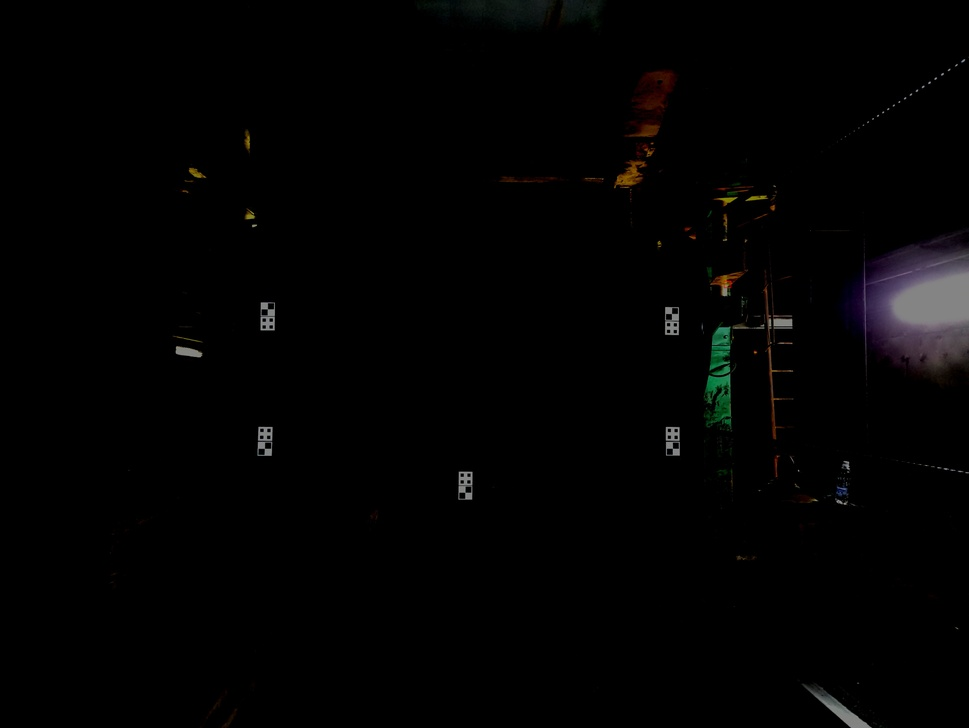
#> input picture Dissertation_project/Image for template.jpg, 969 x 728 px, shrunk from 4624 x 3472 before the run
$ python Dist_calc.py --image 'Image for template.jpg' --width 1.0   (older library calls are emulated)
#> lines starting #> are read from the running program, lines starting #| are printed output that depends on the picture; after the words box and inside, x2 and y2 are one past the last pixel; in counts of white or black regions, pixels touching at a corner belong together; long printed decimals are rounded
# Obsolete module for distance calculation based on a reference object
from scipy.spatial import distance as dist
from imutils import perspective
from imutils import contours
import numpy as np
import argparse
import imutils
import cv2

def midpoint(ptA, ptB):
	return ((ptA[0] + ptB[0]) * 0.5, (ptA[1] + ptB[1]) * 0.5)


# construct the argument parse and parse the arguments
ap = argparse.ArgumentParser()
ap.add_argument("-i", "--image", required=True,
	help="path to the input image")
ap.add_argument("-w", "--width", type=float, required=True,
	help="width of the left-most object in the image (in inches)")
args = vars(ap.parse_args())


# load the image, convert it to grayscale, and blur it slightly
image = cv2.imread(args["image"])
#> image is the input picture: shape (728, 969, 3); mean B, G, R 2.4, 2.4, 2.6
gray = cv2.cvtColor(image, cv2.COLOR_BGR2GRAY)
gray = cv2.GaussianBlur(gray, (9, 9), 0)


# perform edge detection, then perform a dilation + erosion to
# close gaps in between object edges
edged = cv2.Canny(gray, 50, 100)
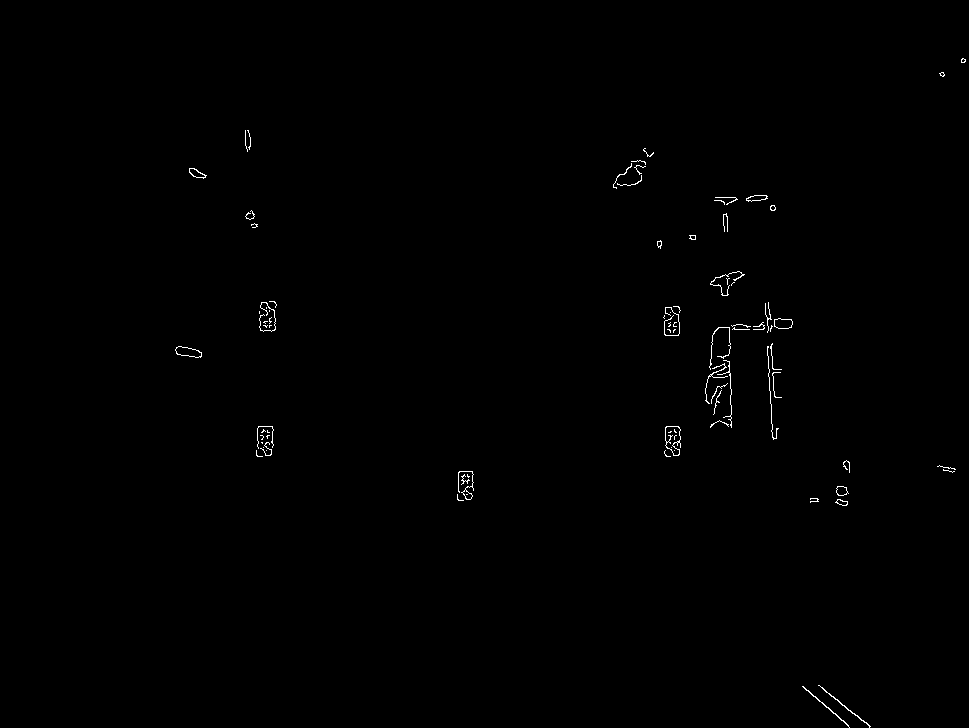
#> edged: shape (728, 969); 0.36% white in thin lines or dots, all inside (x1, y1, x2, y2) = (175, 58, 966, 728)
edged = cv2.dilate(edged, None, iterations=1)
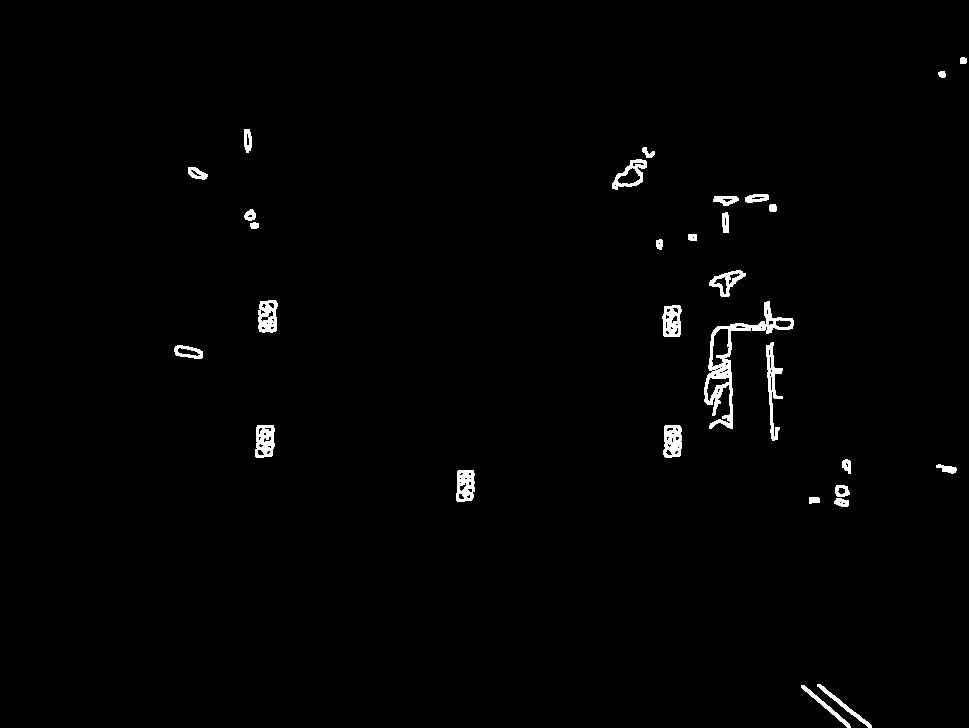
#> edged: shape (728, 969); 1.2% white; 30 white regions, largest, box (x1, y1, x2, y2) and area: (704, 301, 794, 429) 1878, (766, 342, 783, 441) 612, (255, 425, 275, 458) 503
edged = cv2.erode(edged, None, iterations=1)
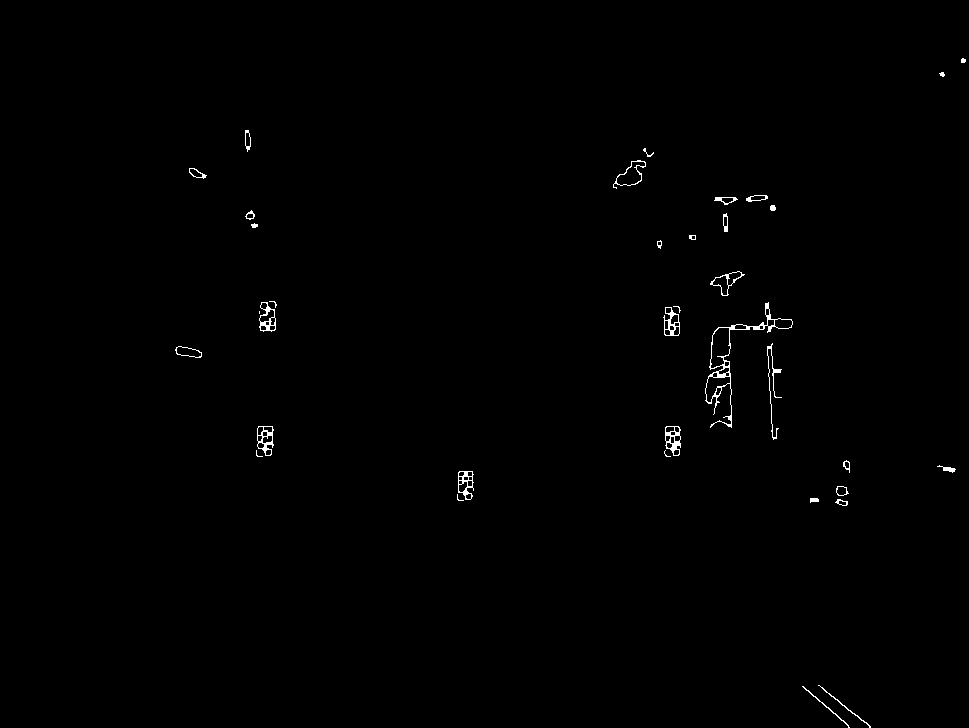
#> edged: shape (728, 969); 0.47% white in thin lines or dots, all inside (x1, y1, x2, y2) = (175, 58, 966, 728)


# find contours in the edge map
cnts = cv2.findContours(edged.copy(), cv2.RETR_EXTERNAL,
	cv2.CHAIN_APPROX_SIMPLE)
#> cnts = 36 contours, 10 with area under 20; largest, box (x1, y1, x2, y2) and area: (705, 302, 793, 428) 1632, (613, 160, 646, 189) 408, (257, 426, 274, 456) 354, (665, 426, 681, 456) 349, (259, 302, 276, 332) 334
cnts = imutils.grab_contours(cnts)


# sort the contours from left-to-right and, then initialize the
# distance colors and reference object
(cnts, _) = contours.sort_contours(cnts)
colors = ((0, 0, 255), (0, 255, 0), (255, 0, 255), (0, 255, 255),
	(0, 0, 0))
refObj = None


# loop over the contours individually
for c in cnts:
	# if the contour is not sufficiently large, ignore it
	if cv2.contourArea(c) < 150:
		continue
	# compute the rotated bounding box of the contour
	box = cv2.minAreaRect(c)
	box = cv2.cv.BoxPoints(box) if imutils.is_cv2() else cv2.boxPoints(box)
	box = np.array(box, dtype="int")
	# order the points in the contour such that they appear
	# in top-left, top-right, bottom-right, and bottom-left
	# order, then draw the outline of the rotated bounding
	# box
	box = perspective.order_points(box)
	# compute the center of the bounding box
	cX = np.average(box[:, 0])
	cY = np.average(box[:, 1])


# if this is the first contour we are examining (i.e.,
	# the left-most contour), we presume this is the
	# reference object
	if refObj is None:
		# unpack the ordered bounding box, then compute the
		# midpoint between the top-left and top-right points,
		# followed by the midpoint between the top-right and
		# bottom-right
		(tl, tr, br, bl) = box
		(tlblX, tlblY) = midpoint(tl, bl)
		(trbrX, trbrY) = midpoint(tr, br)
		# compute the Euclidean distance between the midpoints,
		# then construct the reference object
		D = dist.euclidean((tlblX, tlblY), (trbrX, trbrY))
		refObj = (box, (cX, cY), D / args["width"])
		continue

	print("coef for distance is ", refObj[2])
# draw the contours on the image
	orig = image.copy()
	cv2.drawContours(orig, [box.astype("int")], -1, (0, 255, 0), 2)
	cv2.drawContours(orig, [refObj[0].astype("int")], -1, (0, 255, 0), 2)
	# stack the reference coordinates and the object coordinates
	# to include the object center
	refCoords = np.vstack([refObj[0], refObj[1]])
	objCoords = np.vstack([box, (cX, cY)])
	# loop over the original points
	for ((xA, yA), (xB, yB), color) in zip(refCoords, objCoords, colors):
		# draw circles corresponding to the current points and
		# connect them with a line
		cv2.circle(orig, (int(xA), int(yA)), 5, color, -1)
		cv2.circle(orig, (int(xB), int(yB)), 5, color, -1)
		cv2.line(orig, (int(xA), int(yA)), (int(xB), int(yB)),
				 color, 1)
		# compute the Euclidean distance between the coordinates,
		# and then convert the distance in pixels to distance in
		# units #mX mY
		D = dist.euclidean((xA, yA), (xB, yB)) / refObj[2]
		(mX, mY) = midpoint((xA, yA), (xB, yB))
		cv2.putText(orig, "{:.4f}cm".format(D), (int(mX), int(mY - 10)),
					cv2.FONT_HERSHEY_SIMPLEX, 0.65, color, 2)
		# show the output image
		cv2.imshow("Image", orig)
		cv2.waitKey(0)
#> this loop made 36 passes
#> (cX, cY, tl, tr, br, bl, tlblX, tlblY) on pass 1: (187.8, 351.2, [175, 345], [202, 349], [200, 358], [174, 353], 174.5, 349)
#> (box, cX, cY) on passes 7, 9, 12, 13, 16, 18: ([[257, 426], [273, 426], [273, 455], [257, 455]], 265, 440.5), ([[259, 302], [275, 302], [275, 331], [259, 331]], 267, 316.5), ([[458, 471], [473, 471], [473, 499], [458, 499]], 465.5, 485), ([[609, 183], [637, 154], [651, 168], [624, 197]], 630.2, 175.5), ([[663, 307], [679, 307], [679, 335], [663, 335]], 671, 321), ([[665, 426], [680, 426], [680, 455], [665, 455]], 672.5, 440.5)
#| coef for distance is  26.879
#| coef for distance is  26.879
#| coef for distance is  26.879
#| coef for distance is  26.879
#| coef for distance is  26.879
#| coef for distance is  26.879
#| coef for distance is  26.879
#| coef for distance is  26.879
#> after the loop, tlblX = 174.5; tlblY = 349; trbrX = 201; trbrY = 353.5
